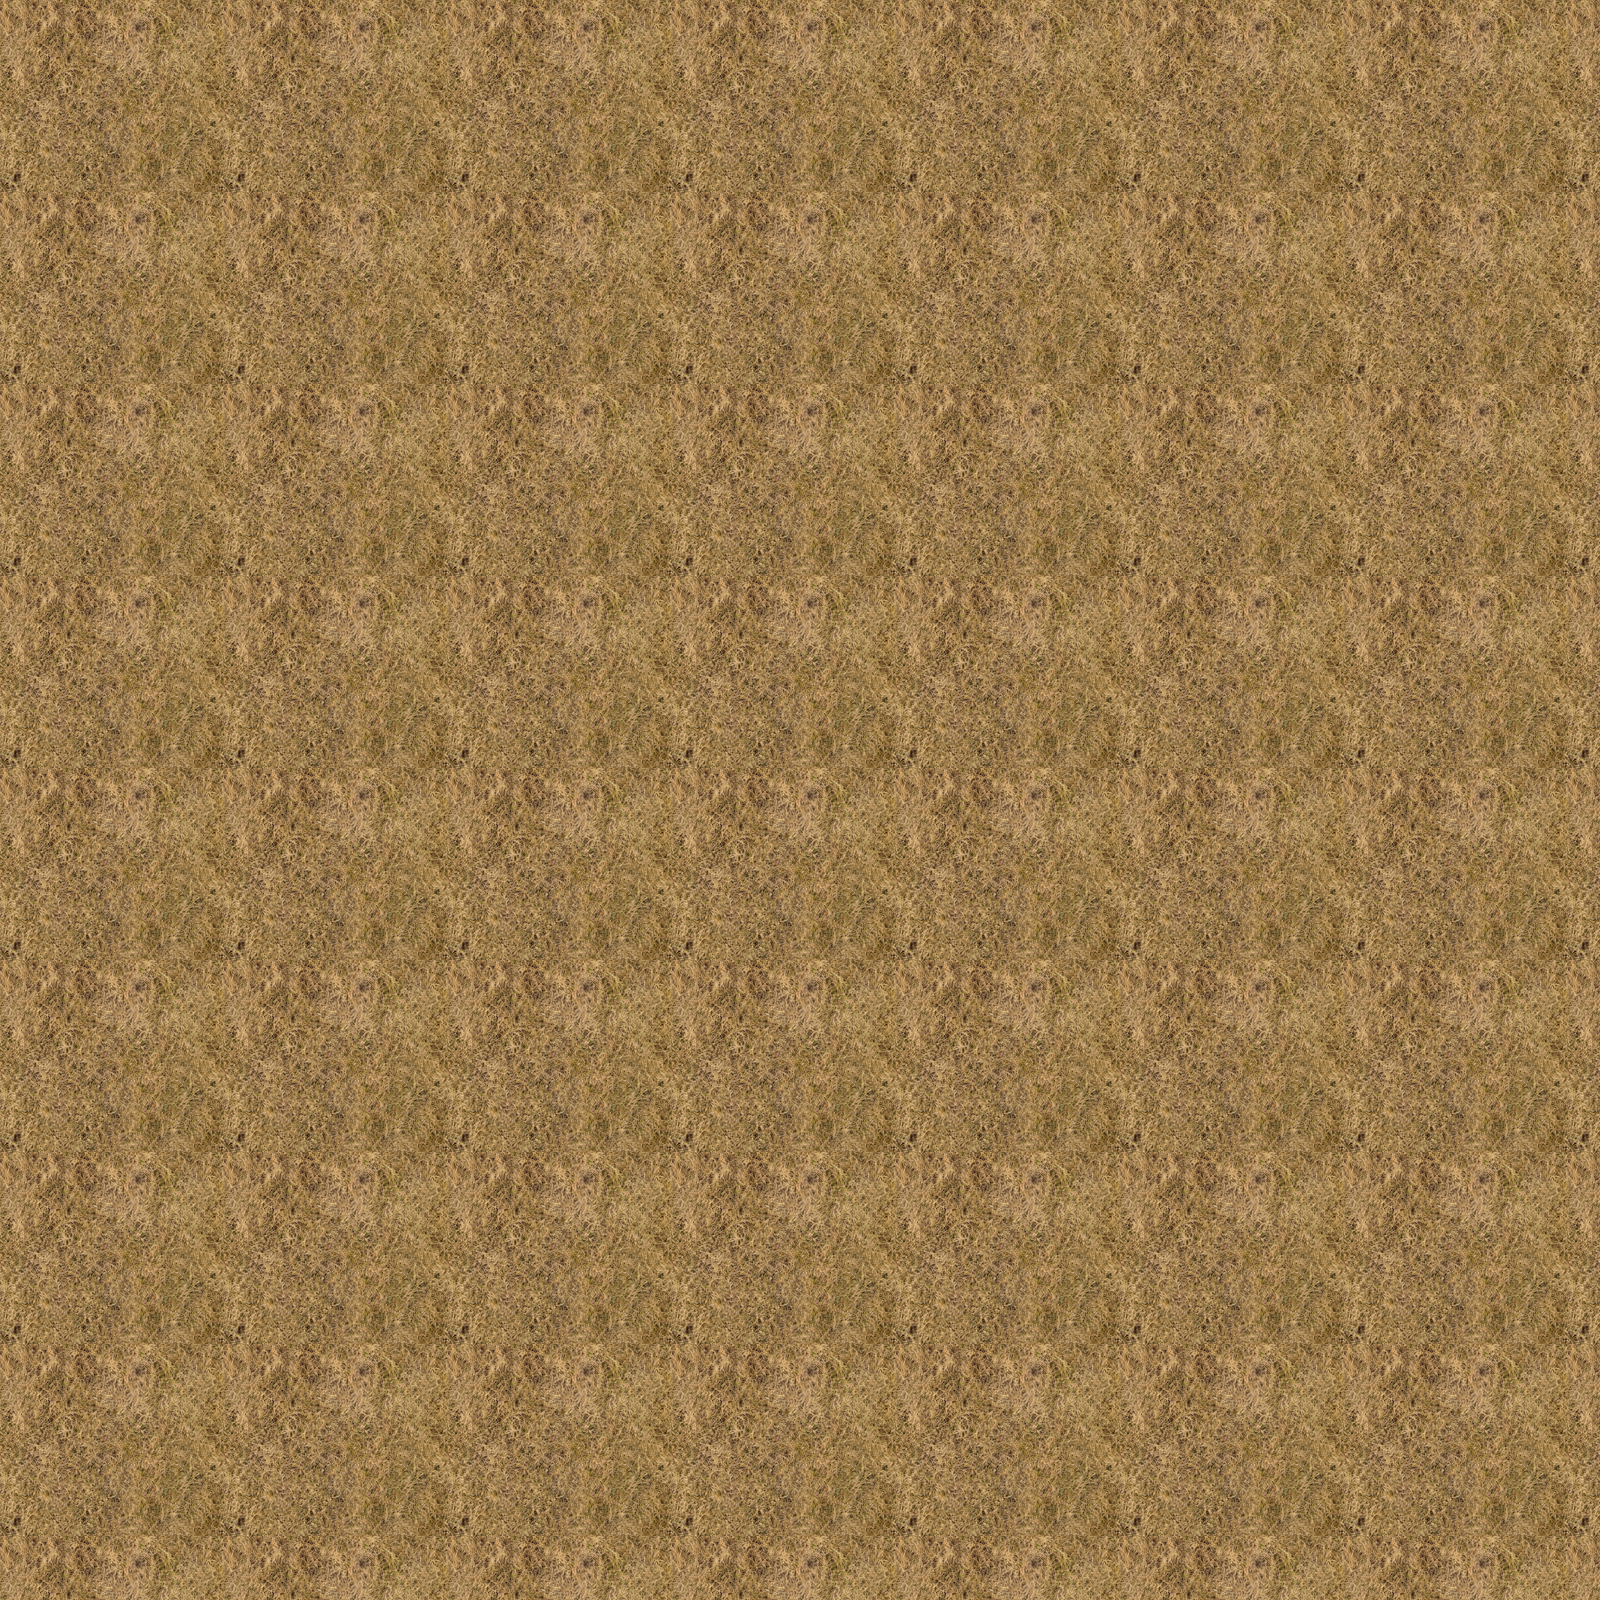

The image is a tile-based game level rendered from a .tmx file. Its description and source (layers, tilesets, objects; grid data summarised) follow:
An orthogonal 50x50 tile map with 32x32 px tiles, 1 tile layer (Слой тайлов 1) and 6 objects (3x normal, player1, map, solid).

<map version="1.0" orientation="orthogonal" renderorder="right-down" width="50" height="50" tilewidth="32" tileheight="32" nextobjectid="14">
 <tileset firstgid="1" name="tileMap" tilewidth="32" tileheight="32" tilecount="1024">
  <image source="tileMap.png" width="1024" height="1024" />
 </tileset>
 <layer name="Слой тайлов 1" width="50" height="50">
  <data>[2500 cells, 2500 non-empty, 42 distinct tile ids]</data>
 </layer>
 <objectgroup name="Слой объектов 1">
  <object id="1" name="player1" x="150" y="215" width="66" height="80" />
  <object id="3" name="map" x="8" y="8" width="1584" height="1580" />
  <object id="4" name="normal" x="248" y="216" width="267.152" height="332.485" />
  <object id="9" name="solid" x="818.303" y="201.212" width="240" height="538.182" />
  <object id="12" name="normal" x="55.1515" y="188.061" width="96" height="124" />
  <object id="13" name="normal" x="604" y="702" width="96" height="124" />
 </objectgroup>
</map>